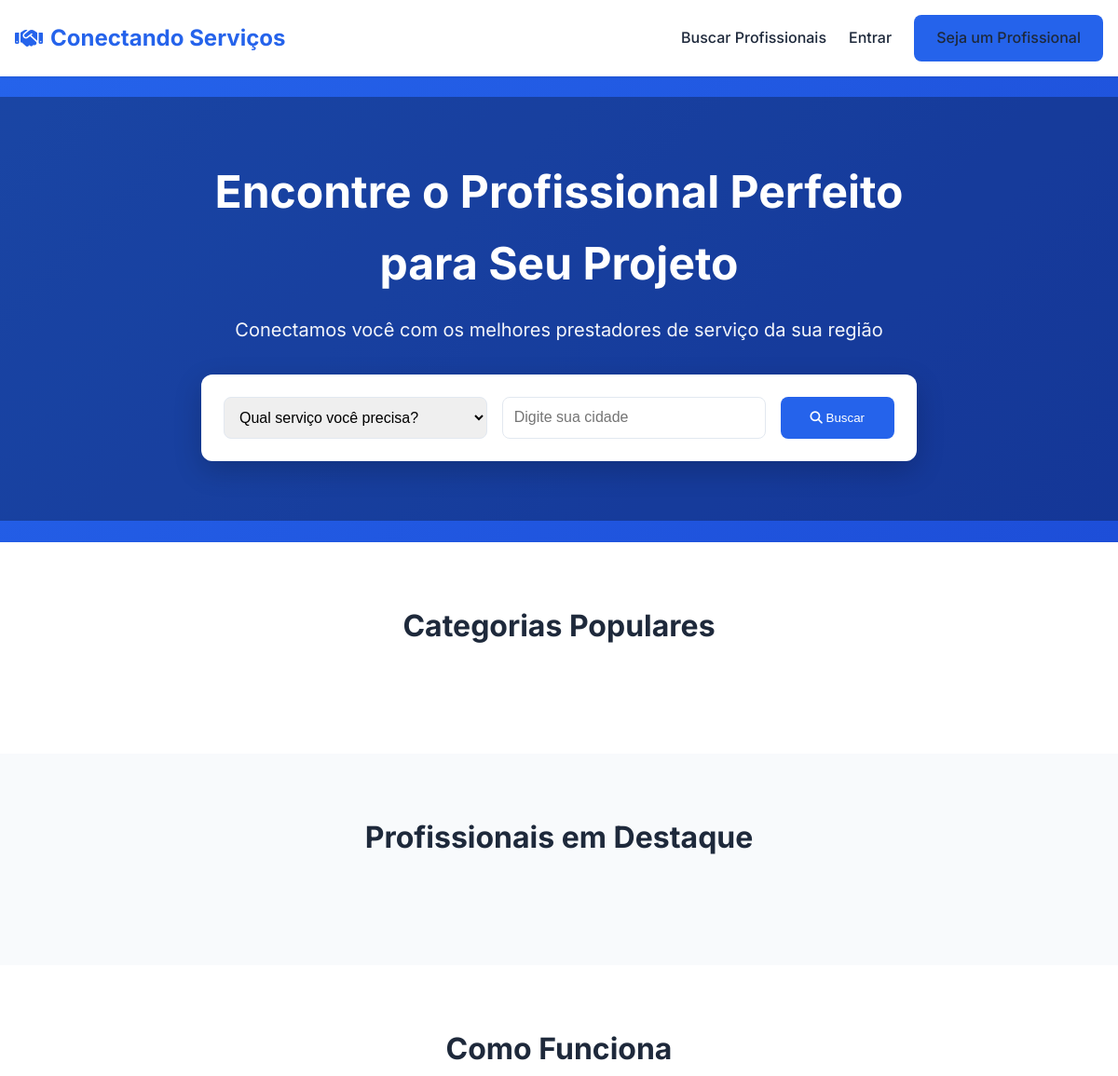
Before: / (upper part) with the older database file.
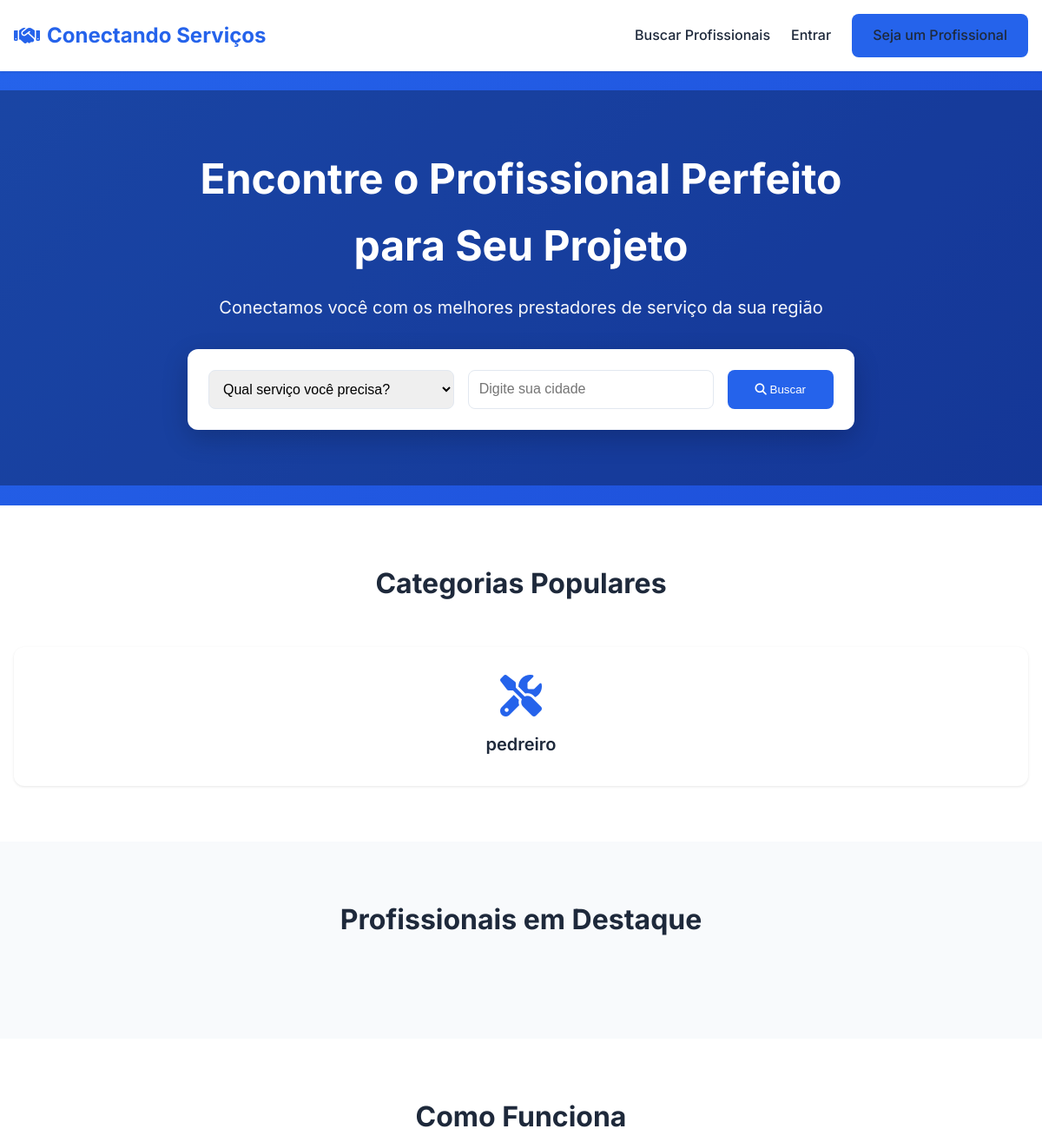
After: the same page with the newer database file.
### models.py (models this page shows, shortened)
class ServiceCategory(db.Model):
    __tablename__ = "service_categories"
    id = db.Column(db.Integer, primary_key=True)
    name = db.Column(db.String(140), unique=True, nullable=False)
    description = db.Column(db.Text)
    created_at = db.Column(db.DateTime, default=datetime.utcnow)
    professionals = db.relationship(
        "Professional",
        backref="category",
        cascade="all, delete-orphan"
    )

### app.py (the view)
@app.route('/')
def index():
    categories = ServiceCategory.query.order_by(ServiceCategory.name).all()
    professionals = Professional.query.order_by(Professional.created_at.desc()).limit(6).all()
    return render_template('index.html', categories=categories, professionals=professionals)

### templates/index.html (shortened to what this page needs)
{% extends "base.html" %}
{% block content %}
<section class="hero">
    <div class="hero-overlay">
        <div class="container hero-content">
            <h1>Encontre o Profissional Perfeito para Seu Projeto</h1>
            <p>Conectamos você com os melhores prestadores de serviço da sua região</p>
            <form action="{{ url_for('search') }}" method="get" class="hero-search">
                <select name="category" class="search-input">
                    <option value="">Qual serviço você precisa?</option>
                </select>
                <input type="text" name="city" placeholder="Digite sua cidade" class="search-input">
                <button type="submit" class="btn-search">
                    <i class="fas fa-search"></i> Buscar
                </button>
            </form>
        </div>
    </div>
</section>
<section class="section">
    <div class="container">
        <h2 class="section-title">Categorias Populares</h2>
        <div class="categories-grid">
            {% for category in categories %}
                <a href="{{ url_for('search') }}?category={{ category.id }}" class="category-card">
                    <i class="fas {{ category.icon or 'fa-tools' }}"></i>
                    <h3>{{ category.name }}</h3>
                </a>
            {% endfor %}
        </div>
    </div>
</section>
<section class="section bg-light">
    <div class="container">
        <h2 class="section-title">Profissionais em Destaque</h2>
    </div>
</section>
<section class="section">
    <div class="container">
        <h2 class="section-title">Como Funciona</h2>
    </div>
</section>
{% endblock %}

### templates/base.html (shortened to what this page needs)
<!DOCTYPE html>
<html lang="pt-BR">
<head>
    <link rel="stylesheet" href="https://cdnjs.cloudflare.com/ajax/libs/font-awesome/6.4.0/css/all.min.css">
    <link rel="stylesheet" href="{{ url_for('static', filename='css/style.css') }}">
</head>
<body>
    <nav class="navbar">
        <div class="container nav-container">
            <a href="{{ url_for('index') }}" class="logo">
                <i class="fas fa-handshake"></i>Conectando Serviços
            </a>
            <div class="nav-links">
                <a href="{{ url_for('search') }}">Buscar Profissionais</a>
                {% if current_user.is_authenticated %}
                  <a href="{{ url_for('editar_perfil') }}">Meu Perfil</a>
                    {% if current_user.user_type == 'professional' %}
                        <a href="{{ url_for('complete_professional_profile') }}">Perfil Profissional</a>
                    {% endif %}
                    {% if current_user.user_type == 'admin' %}
                        <a href="{{ url_for('list_categories') }}">Categorias</a>
                        <a href="{{ url_for('admin_professionals') }}">Profissionais</a>
                        <a href="{{ url_for('admin_users') }}">Usuários</a>
                    {% endif %}
                    <a href="{{ url_for('dashboard') }}">Dashboard</a>
                    <a href="{{ url_for('logout') }}" class="btn-secondary">Sair</a>
                {% else %}
                    <a href="{{ url_for('login') }}">Entrar</a>
                    <a href="{{ url_for('register') }}?type=professional" class="btn-primary">Seja um Profissional</a>
                {% endif %}
            </div>
        </div>
    </nav>
    <main>
        {% block content %}{% endblock %}
    </main>
</body>
</html>

### static/css/style.css (style rules this page uses)
:root { --primary-color: #2563eb; --primary-dark: #1d4ed8; --secondary-color: #64748b; --success-color: #10b981; --danger-color: #ef4444; --warning-color: #f59e0b; --bg-light: #f8fafc; --text-dark: #1e293b; --text-muted: #64748b; --border-color: #e2e8f0; }
* { margin: 0; padding: 0; box-sizing: border-box; }
body { font-family: 'Inter', -apple-system, BlinkMacSystemFont, 'Segoe UI', sans-serif; color: var(--text-dark); line-height: 1.6; }
.container { max-width: 1280px; margin: 0 auto; padding: 0 1rem; }
.navbar { background: white; box-shadow: 0 1px 3px rgba(0,0,0,0.1); position: sticky; top: 0; z-index: 100; padding: 1rem 0; }
.nav-container { display: flex; justify-content: space-between; align-items: center; }
.logo { font-size: 1.5rem; font-weight: 700; color: var(--primary-color); text-decoration: none; display: flex; align-items: center; gap: 0.5rem; }
.nav-links { display: flex; gap: 1.5rem; align-items: center; }
.nav-links a { text-decoration: none; color: var(--text-dark); font-weight: 500; transition: color 0.2s; }
.btn-primary { background: var(--primary-color); color: white; padding: 0.75rem 1.5rem; border: none; border-radius: 0.5rem; font-weight: 500; cursor: pointer; text-decoration: none; display: inline-block; transition: background 0.2s; }
.hero { background: linear-gradient(135deg, #2563eb 0%, #1d4ed8 100%); min-height: 500px; display: flex; align-items: center; justify-content: center; position: relative; color: white; }
.hero-overlay { width: 100%; background: rgba(0,0,0,0.3); padding: 4rem 0; }
.hero-content { text-align: center; max-width: 800px; margin: 0 auto; }
.hero h1 { font-size: 3rem; font-weight: 700; margin-bottom: 1rem; }
.hero p { font-size: 1.25rem; margin-bottom: 2rem; opacity: 0.95; }
.hero-search { background: white; padding: 1.5rem; border-radius: 0.75rem; display: flex; gap: 1rem; box-shadow: 0 10px 30px rgba(0,0,0,0.2); }
.search-input { flex: 1; padding: 0.75rem; border: 1px solid var(--border-color); border-radius: 0.5rem; font-size: 1rem; }
.btn-search { background: var(--primary-color); color: white; padding: 0.75rem 2rem; border: none; border-radius: 0.5rem; font-weight: 500; cursor: pointer; white-space: nowrap; }
.section { padding: 4rem 0; }
.section-title { font-size: 2rem; font-weight: 700; text-align: center; margin-bottom: 3rem; }
.bg-light { background: var(--bg-light); }
.categories-grid { display: grid; grid-template-columns: repeat(auto-fit, minmax(250px, 1fr)); gap: 1.5rem; }
.category-card { background: white; padding: 2rem; border-radius: 0.75rem; text-align: center; text-decoration: none; color: var(--text-dark); box-shadow: 0 1px 3px rgba(0,0,0,0.1); transition: transform 0.2s, box-shadow 0.2s; }
.category-card i { font-size: 3rem; color: var(--primary-color); margin-bottom: 1rem; }
.category-card h3 { font-size: 1.25rem; font-weight: 600; }

Changed rows visible on the page:
added ServiceCategory: name "pedreiro"
